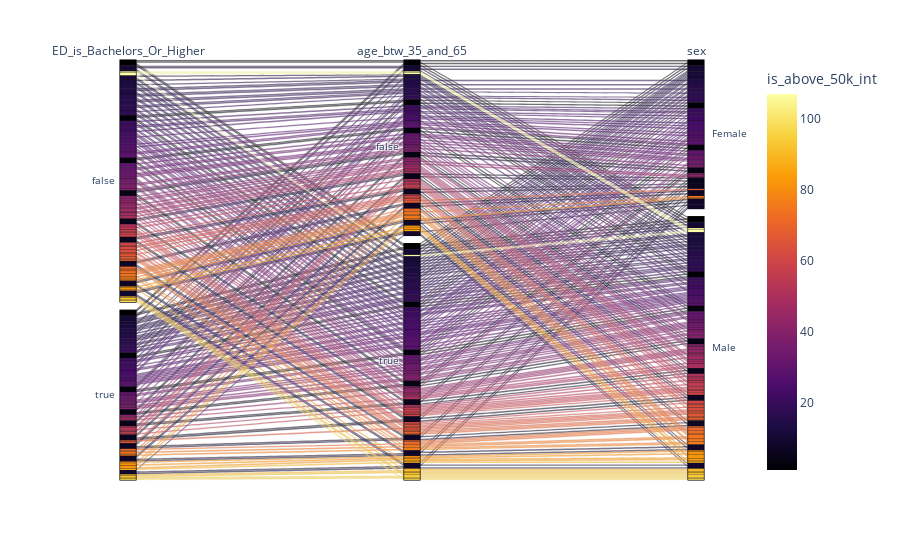

Notebook source saved alongside this figure:
### Code cell
fig.show()

### Figure 1 — Plotly figure (JSON) as saved in the notebook; plotly's stock layout.template omitted (floating-point values rounded to 4 significant figures; data arrays with more than 128 entries replaced by an {"elided": "..."} marker saying what was removed)
{"data": [{"dimensions": [{"label": "ED_is_Bachelors_Or_Higher", "values": {"elided": "291 bool values"}}, {"label": "age_btw_35_and_65", "values": {"elided": "291 bool values"}}, {"label": "sex", "values": {"elided": "291 str values"}}], "domain": {"x": [0, 1], "y": [0, 1]}, "line": {"color": {"elided": "291 int values"}, "coloraxis": "coloraxis"}, "name": "", "type": "parcats"}], "layout": {"autosize": true, "coloraxis": {"colorbar": {"title": {"text": "is_above_50k_int"}}, "colorscale": [[0, "#000004"], [0.1111, "#1b0c41"], [0.2222, "#4a0c6b"], [0.3333, "#781c6d"], [0.4444, "#a52c60"], [0.5556, "#cf4446"], [0.6667, "#ed6925"], [0.7778, "#fb9b06"], [0.8889, "#f7d13d"], [1, "#fcffa4"]]}, "legend": {"tracegroupgap": 0}, "margin": {"t": 60}}}
